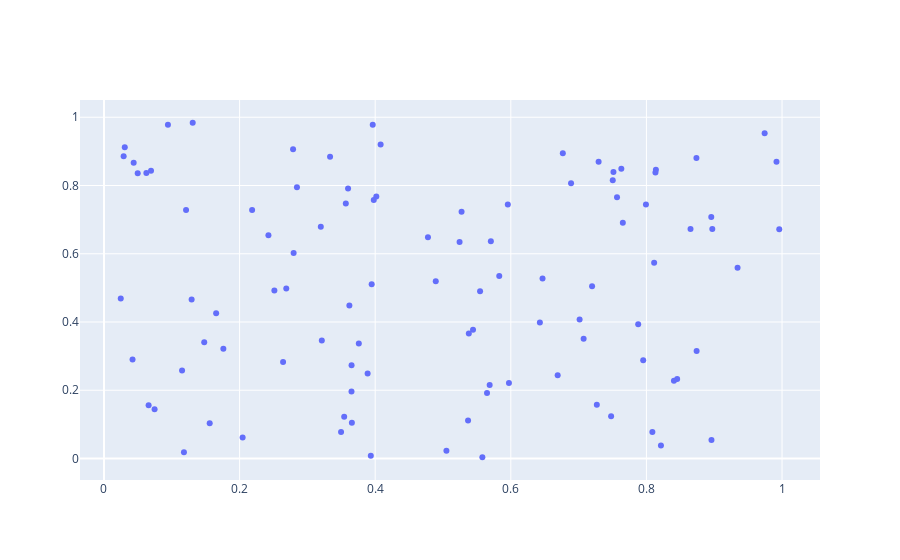

Here is the notebook cell this chart was saved with:
### Code cell
data = [trace]
iplot(data)
